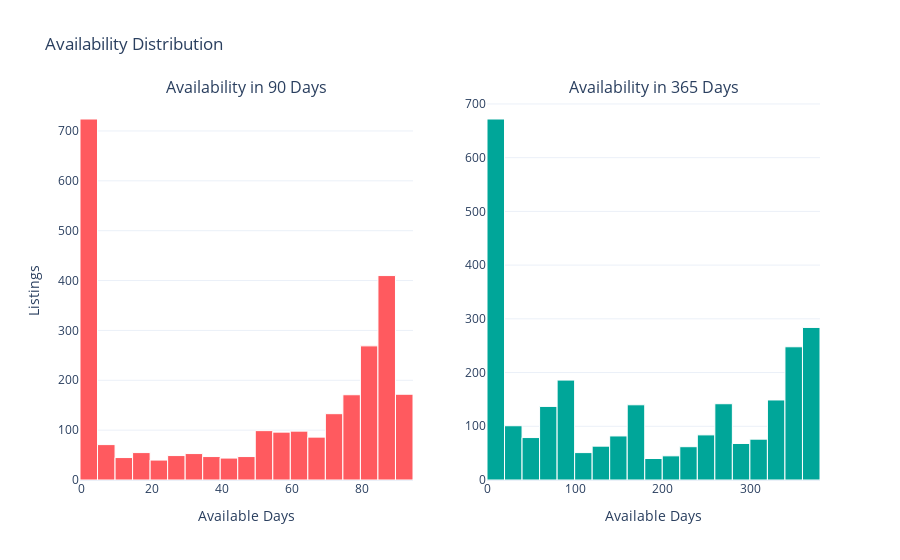

Notebook code for this chart:
### Markdown cell above
4. Availability: The histrogram is used to show accommodation availability in Bristol over the next year. The user can drill down further using the dropdown tool.

### Code cell
import plotly.graph_objects as go
from plotly.subplots import make_subplots

# Create a 1x4 subplot layout
fig_availability = make_subplots(rows=1, cols=2, subplot_titles=[
    "Availability in 90 Days", 
    "Availability in 365 Days"
])

# Define colors for each histogram
colors = ["#FF5A5F", "#00A699"]

# Add histograms
availability_cols = ['availability_90', 'availability_365']
for i, col in enumerate(availability_cols):
    fig_availability.add_trace(go.Histogram(x=airbnb[col], marker_color=colors[i], name=col), row=1, col=i+1)

fig_availability.update_traces(marker=dict(
    line=dict(color='white', width=1)  # White border, 1px width
))

fig_availability.update_xaxes(title_text="Available Days", row=1, col=1)
fig_availability.update_xaxes(title_text="Available Days", row=1, col=2)
fig_availability.update_yaxes(title_text="Listings", row = 1, col = 1)

# Update layout
fig_availability.update_layout(
    title_text="Availability Distribution",
    showlegend=False,
    template = 'plotly_white',
)

fig_availability.show()

### Figure 1 — Plotly figure (JSON) as saved in the notebook; plotly's stock layout.template omitted (floating-point values rounded to 4 significant figures; data arrays with more than 128 entries replaced by an {"elided": "..."} marker saying what was removed)
{"data": [{"marker": {"color": "#FF5A5F", "line": {"color": "white", "width": 1}}, "name": "availability_90", "type": "histogram", "x": {"elided": "2709 int values"}, "xaxis": "x", "yaxis": "y"}, {"marker": {"color": "#00A699", "line": {"color": "white", "width": 1}}, "name": "availability_365", "type": "histogram", "x": {"elided": "2709 int values"}, "xaxis": "x2", "yaxis": "y2"}], "layout": {"annotations": [{"font": {"size": 16}, "showarrow": false, "text": "Availability in 90 Days", "x": 0.225, "xanchor": "center", "xref": "paper", "y": 1, "yanchor": "bottom", "yref": "paper"}, {"font": {"size": 16}, "showarrow": false, "text": "Availability in 365 Days", "x": 0.775, "xanchor": "center", "xref": "paper", "y": 1, "yanchor": "bottom", "yref": "paper"}], "showlegend": false, "title": {"text": "Availability Distribution"}, "xaxis": {"anchor": "y", "domain": [0, 0.45], "title": {"text": "Available Days"}}, "xaxis2": {"anchor": "y2", "domain": [0.55, 1], "title": {"text": "Available Days"}}, "yaxis": {"anchor": "x", "domain": [0, 1], "title": {"text": "Listings"}}, "yaxis2": {"anchor": "x2", "domain": [0, 1]}}}
